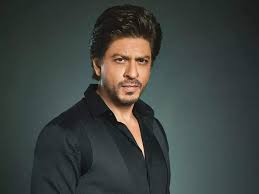
#> input picture train/sharukh khan/sharukh khan 3.jfif, 259 x 194 px, found by its file name
$ python face_recognition.py
#> lines starting #> are read from the running program, lines starting #| are printed output that depends on the picture; after the words box and inside, x2 and y2 are one past the last pixel; in counts of white or black regions, pixels touching at a corner belong together; long printed decimals are rounded
#pylint:disable=no-member

import numpy as np
import cv2 as cv

haar_cascade = cv.CascadeClassifier('haar_face.xml')

people = ['salman khan', 'sharukh khan']
# features = np.load('features.npy', allow_pickle=True)
# labels = np.load('labels.npy')

face_recognizer = cv.face.LBPHFaceRecognizer_create()
face_recognizer.read('face_trained.yml')

img = cv.imread(r'E:\NEW DATA\Practising folder\opencv\train\sharukh khan\sharukh khan 3.jfif')
#> img is the input picture: shape (194, 259, 3); mean B, G, R 63.8, 66.5, 60.5

gray = cv.cvtColor(img, cv.COLOR_BGR2GRAY)
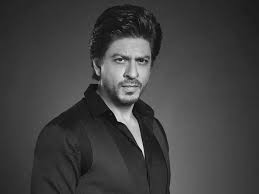
#> gray: shape (194, 259); min 3, max 230, mean 64.4
cv.imshow('Person', gray)


# Detect the face in the image
faces_rect = haar_cascade.detectMultiScale(gray, 1.1, 4)
#> faces_rect = [[99, 37, 64, 64]]

for (x,y,w,h) in faces_rect:
    faces_roi = gray[y:y+h,x:x+w]

    label, confidence = face_recognizer.predict(faces_roi)
    print(f'Label = {people[label]} with a confidence of {confidence}')

    cv.putText(img, str(people[label]), (20,20), cv.FONT_HERSHEY_COMPLEX, 1.0, (0,255,0), thickness=2)
    cv.rectangle(img, (x,y), (x+w,y+h), (0,255,0), thickness=2)
#> this loop made 1 pass
#> (x, y, w, h, label, confidence) on pass 1: (99, 37, 64, 64, 1, 121.5)
#| Label = sharukh khan with a confidence of 121.512
#> pass 1, `faces_roi = gray[y:y+h,x:x+w]`:
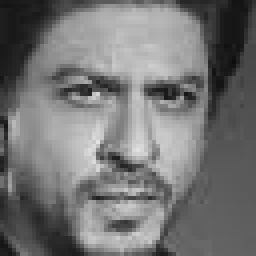
#> faces_roi: shape (64, 64) (shown 4 times larger); min 12, max 227, mean 116.1
#> after the loop:
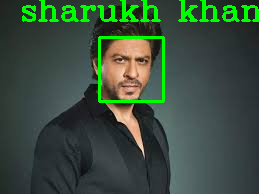
#> img: shape (194, 259, 3); 5.49% of pixels changed, all inside (x1, y1, x2, y2) = (22, 0, 259, 103)

cv.imshow('Detected Face', img)

cv.waitKey(0)

$ run again, with train/sharukh khan/sharukh khan 2.jfif copied over train/sharukh khan/sharukh khan 3.jfif
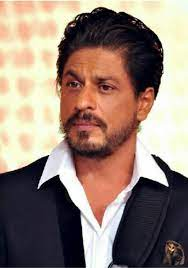
#> input picture train/sharukh khan/sharukh khan 2.jfif, 188 x 268 px, found by its file name
#> img is the input picture: shape (268, 188, 3); mean B, G, R 118, 129.2, 148.5
#> faces_rect = [[40, 48, 95, 95]]
#> the loop `for (x,y,w,h) in faces_rect:` made 1 pass
#> (x, y, w, h, label, confidence) on pass 1: (40, 48, 95, 95, 1, 0)
#> (printed output is left out)
#> pass 1, `faces_roi = gray[y:y+h,x:x+w]`:
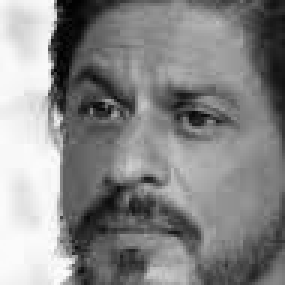
#> faces_roi: shape (95, 95) (shown 3 times larger); min 0, max 253, mean 135.8
#> after the loop `for (x,y,w,h) in faces_rect:`:
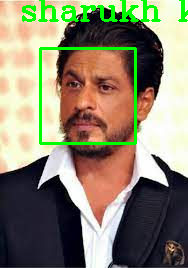
#> img: shape (268, 188, 3); 4.94% of pixels changed, all inside (x1, y1, x2, y2) = (22, 0, 188, 145)
